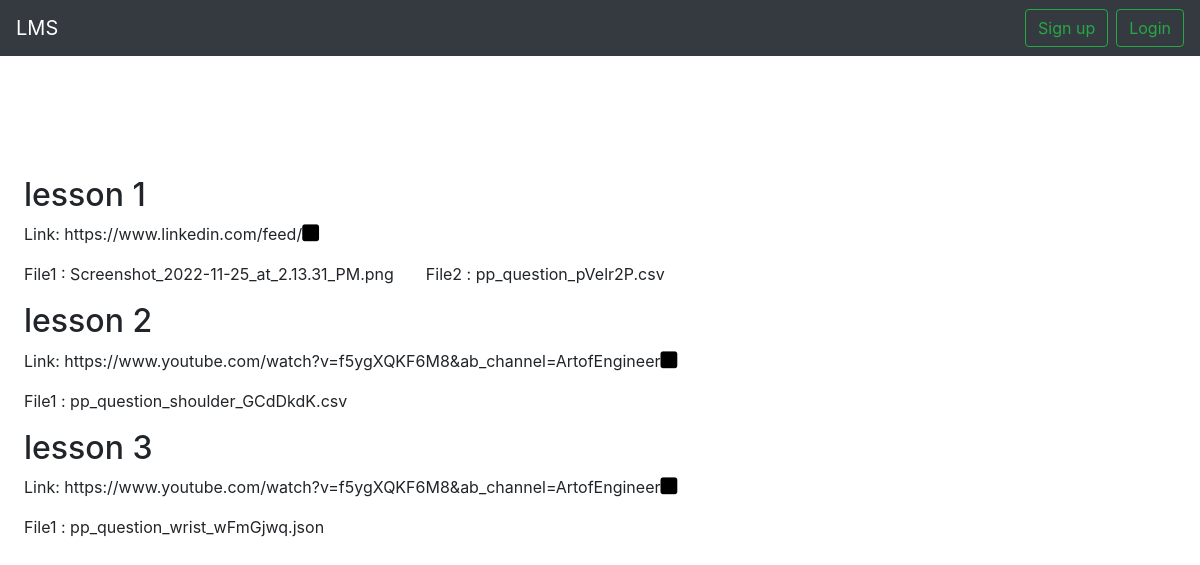
Page /topic/17/1 on the earlier database version.
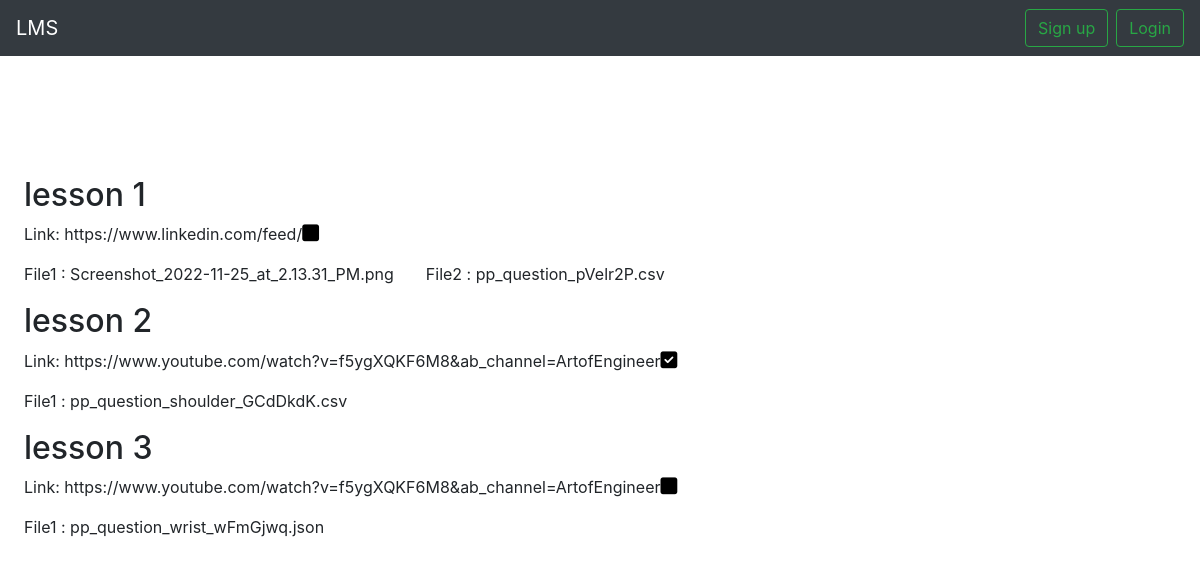
Same page on the later database version.
### courses/models.py (models this page shows, shortened)
class MyLesson(models.Model):
    user = models.ForeignKey(User,on_delete=models.CASCADE)
    unit = models.ForeignKey(Unit,on_delete=models.CASCADE)
    lesson = models.ForeignKey(Lesson,on_delete=models.CASCADE,related_name='lessons',blank=True,default='lesson1')
    isdone = models.BooleanField(default=False)
    def __str__(self):
        return self.user.username

class Lesson(models.Model):
    order = models.IntegerField(null=False, default=1)
    unit = models.ForeignKey(Unit, on_delete=models.CASCADE,related_name='lessons')
    title = models.CharField(max_length=200)
    resource = models.FileField(upload_to='resources/', null=True, blank=True)
    resource_name = models.CharField(max_length=100, null=False, default='Resource')
    resource_link = models.URLField(max_length=300, null=True, blank=True)
    isdone = models.BooleanField(default=False)
    released = models.BooleanField(default = False)

### courses/views.py (the view)
# urls.py: path('topic/<int:id>/<courseid>', views.stu_topic_detail, name='stu-topic-detail'),
def stu_topic_detail(request, id,courseid):
    unit = MyUnit.objects.filter(id = id)
    unit_ids = []
    for i in unit:
        unit_ids.append(i.unit.id)
    print(unit_ids)
    lessons = []
    lessons = MyLesson.objects.filter(unit__id__in =unit_ids)
    print(lessons)
    return render(request, 'topic_detail.html', {'topic': unit,'lessons':lessons, 'status': 's',  'courseid':courseid})

### templates/topic_detail.html (shortened to what the changed rows need)
{% extends 'base.html' %}
{% block content %}
  <div class="m-4">
    {% if status == 't' %}
      <div style="display:flex">
        <h2>{{topic.title}}</h2>
        {% if not is_unit %}
            <a href={% url 'topic-stats' topic.id %}><button class="btn btn-primary mx-3">See student stats</button> <br/></a>
        {% endif %}
      </div>
      <br/>
      {% if topic.info %}
          <p>{{topic.info}}</p>
      {% endif %}
      <button data-toggle="modal" data-target="#addLink" class="btn btn-outline-primary mb-3">Add Link</button> <br/>
      {% if links %}
          {% for link in links %}
            <div style="display:flex">
                <p>Link {{forloop.counter}}:  <a href="{{link}}">{{link}}</a></p>
                <a href="{% url 'delete-link-topic' topic.id forloop.counter %}" ><button class="btn btn-danger mb-3 ml-2">delete link</button></a>
            </div>
          {% endfor %}
      {% endif %}
      <button data-toggle="modal" data-target="#addFile" class="btn btn-outline-primary mb-3">Add file</button>
      {% if topic.documents %}
          {% for document in topic.documents.all %}
            <div style="display:flex">
                <p>File {{forloop.counter}}: <a href='{{document.document.url}}' >{{document.document.name|cut:'documents/'}}</a></p>
                <button data-toggle="modal" data-target="#renamefile{{document.id}}" class="btn btn-primary mb-3 ml-2">rename file</button>
                <a href={% url 'delete-file' document.id topic.id %} ><button class="btn btn-danger mb-3 ml-2">delete file</button></a>
                {% if is_unit %}
                    <a href={% url 'topic-unit-stats' topic.id document.id %}><button class="btn btn-outline-primary mx-3">See student stats</button> <br/></a>
                {% endif %}
            </div>
            <div class="modal fade" id="renamefile{{document.id}}" tabindex="-1" aria-labelledby="renamefile{{document.id}}" aria-hidden="true">
                <div class="modal-dialog" role="document">
                    <div class="modal-content">
                    <div class="modal-header">
                        <h5 class="modal-title" id="renamefile{{document.id}}title">Rename file</h5>
                        <button type="button" class="close" data-dismiss="modal" aria-label="Close">
                        <span aria-hidden="true">&times;</span>
                        </button>
                    </div>
                    <div class="modal-body">
                        <form action={% url 'rename-file' %} method="post" enctype="multipart/form-data">{% csrf_token %}
                            <div class="form-group">
                                <label for="filename">File name</label>
                                <input type="text" value="{{document.document.name|cut:'documents/'}}" class="form-control" id="filename" name="filename" placeholder="rename File">
                            </div>
                            <input type="hidden" value={{document.id}} name="documentid" id="documentid">
                            <input type="hidden" value={{request.path}} name="next" id="next">
                            <button type="submit" class="btn btn-primary">Rename</button>
                        </form>
                    </div>
                    <div class="modal-footer">
                        <button type="button" class="btn btn-secondary" data-dismiss="modal">Close</button>
                    </div>
                    </div>
                </div>
            </div>
          {% endfor %}
      {% endif %}
      <div style="width: 60%;" class="py-5">
        <h3>Update content</h3>
        <form action={% url 'edit-topic' %} method="post" enctype="multipart/form-data">{% csrf_token %}
            <div class="form-group">
                <label for="title">Title</label>
                <input type="text" value={{topic.title}} class="form-control" id="title" name="title" placeholder="Enter title">
            </div>
            <div class="form-group">
                <label for="info">Info</label>
                {% if topic.info %}
                    <input type="text" value='{{topic.info}}' class="form-control" id="info" name="info" placeholder="Add Info if any" >
                {% else %}
                    <input type="text" class="form-control" id="info" name="info" placeholder="Add Info if any" >
                {% endif %}
            </div>
            <input type="hidden" value={{topic.id}} name="assignmentid" id="assignmentid">
            <input type="hidden" value='False' name="isassignment" id="isassignment">
            <button type="submit" class="btn btn-primary">Edit</button>
        </form>
      </div>
    {% else %}
        <br/>
        <div style="width: 60%;" class="py-5">
          {% for lesson in lessons %}
          <div style="display:flex">
            <h2> {{lesson.lesson.title}}</h2>
          </div>
          <div style="display:flex">
            <p>Link: {{lesson.lesson.resource_link}}</p>
            {% if lesson.isdone %}
                    <a target="{% url 'unit-complete' lesson.id %}" documentid="{{lesson.id}}" class='doneBtn'><i style="color: black;font-size: 1.2rem;" class="doneIcon{{lesson.id}} fas fa-check-square"></i></a>
                {% else %}
                    <a target="{% url 'unit-complete' lesson.id %}" documentid="{{lesson.id}}" class='doneBtn'><i style="color: black;font-size: 1.2rem;" class="doneIcon{{lesson.id}} fas fa-square"></i></a>
                {% endif %}
          </div>
          <div style="display:flex">
            {% for file in lesson.lesson.files.all %}
            <div style="display:flex">
            <p> File{{forloop.counter}} : {{file.file|cut:'resources/'}} </p>
            </div>
            <div style="display: flex;justify-content: space-between;" class="p-3">
            </div>
            {% endfor %}
          </div>
          {% endfor %}
    {% endif %}
  </div>
{% endblock content %}

Differences in the rows shown:
changed MyLesson "lesson 2": isdone False → True (drawn)
